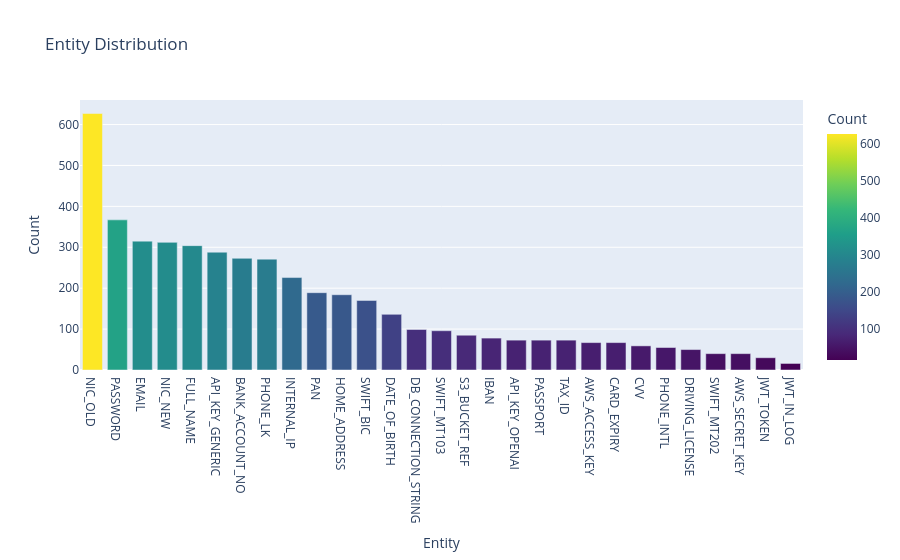

This figure's notebook cell:
### Markdown cell above
## Section 2 — Data & EDA
Load `synthetic_dataset.json`, map entities to broad categories, show class distribution.

### Code cell
import pandas as pd
import plotly.express as px
import json, os, re, math

# Candidates cover the notebook being launched with cwd = research/
# (the default when opened directly in VS Code/Jupyter — this file's own
# location), cwd = masking_engine/, or cwd = the project root.
_DATA_CANDIDATES = [
    '../data/synthetic_dataset.json',
    'data/synthetic_dataset.json',
    'masking_engine/data/synthetic_dataset.json',
    'masking_engine/research/../data/synthetic_dataset.json',
]
DATA_PATH = next((p for p in _DATA_CANDIDATES if os.path.exists(p)), None)
category_map = {
    'NIC_OLD':'PII','NIC_NEW':'PII','PASSPORT':'PII','DRIVING_LICENSE':'PII','TAX_ID':'PII',
    'FULL_NAME':'PII','DATE_OF_BIRTH':'PII','HOME_ADDRESS':'PII',
    'PHONE_LK':'Contact','PHONE_INTL':'Contact','EMAIL':'Contact',
    'PAN':'PCI','CVV':'PCI','CARD_EXPIRY':'PCI',
    'BANK_ACCOUNT_NO':'Financial','IBAN':'Financial','SWIFT_BIC':'Financial',
    'SWIFT_MT103':'Financial','SWIFT_MT202':'Financial',
    'API_KEY_OPENAI':'Secret','API_KEY_GENERIC':'Secret','JWT_TOKEN':'Secret',
    'PASSWORD':'Secret','PRIVATE_KEY':'Secret','JWT_IN_LOG':'Secret',
    'AWS_ACCESS_KEY':'Cloud','AWS_SECRET_KEY':'Cloud','S3_BUCKET_REF':'Cloud',
    'DB_CONNECTION_STRING':'Infra','INTERNAL_IP':'Infra'
}

if DATA_PATH is None:
    raise FileNotFoundError(
        'synthetic_dataset.json not found via any candidate path. '
        'Run this notebook from masking_engine/research/ (its own location) '
        'or the project root.'
    )
df = pd.read_json(DATA_PATH)
print(f'Loaded {len(df)} records from {DATA_PATH}')

df['broad_categories'] = df['entities'].apply(
    lambda ents: list(set(category_map.get(e, 'Other') for e in ents))
)
df['contains_sensitive'] = df['broad_categories'].apply(
    lambda x: 1 if any(c in ['Secret','PCI','PII','Cloud'] for c in x) else 0
)

print('Class balance:', df['contains_sensitive'].value_counts().to_dict())
print('Prompt types:', df['type'].value_counts().to_dict())

# EDA chart
all_ents = [e for row in df['entities'] for e in row]
ec = pd.Series(all_ents).value_counts().reset_index()
ec.columns = ['Entity','Count']
fig = px.bar(ec, x='Entity', y='Count', title='Entity Distribution', color='Count',
             color_continuous_scale='Viridis')
fig.show()

### Figure 1 — Plotly figure (JSON) as saved in the notebook; plotly's stock layout.template omitted (floating-point values rounded to 4 significant figures)
{"data": [{"hovertemplate": "Entity=%{x}<br>Count=%{marker.color}<extra></extra>", "legendgroup": "", "marker": {"color": [627, 367, 315, 312, 304, 288, 273, 271, 226, 189, 184, 170, 136, 99, 96, 85, 78, 73, 73, 73, 67, 67, 59, 55, 50, 40, 40, 30, 16], "coloraxis": "coloraxis", "pattern": {"shape": ""}}, "name": "", "orientation": "v", "showlegend": false, "textposition": "auto", "type": "bar", "x": ["NIC_OLD", "PASSWORD", "EMAIL", "NIC_NEW", "FULL_NAME", "API_KEY_GENERIC", "BANK_ACCOUNT_NO", "PHONE_LK", "INTERNAL_IP", "PAN", "HOME_ADDRESS", "SWIFT_BIC", "DATE_OF_BIRTH", "DB_CONNECTION_STRING", "SWIFT_MT103", "S3_BUCKET_REF", "IBAN", "API_KEY_OPENAI", "PASSPORT", "TAX_ID", "AWS_ACCESS_KEY", "CARD_EXPIRY", "CVV", "PHONE_INTL", "DRIVING_LICENSE", "SWIFT_MT202", "AWS_SECRET_KEY", "JWT_TOKEN", "JWT_IN_LOG"], "xaxis": "x", "y": [627, 367, 315, 312, 304, 288, 273, 271, 226, 189, 184, 170, 136, 99, 96, 85, 78, 73, 73, 73, 67, 67, 59, 55, 50, 40, 40, 30, 16], "yaxis": "y"}], "layout": {"barmode": "relative", "coloraxis": {"colorbar": {"title": {"text": "Count"}}, "colorscale": [[0.0, "#440154"], [0.1111, "#482878"], [0.2222, "#3e4989"], [0.3333, "#31688e"], [0.4444, "#26828e"], [0.5556, "#1f9e89"], [0.6667, "#35b779"], [0.7778, "#6ece58"], [0.8889, "#b5de2b"], [1.0, "#fde725"]]}, "legend": {"tracegroupgap": 0}, "title": {"text": "Entity Distribution"}, "xaxis": {"anchor": "y", "domain": [0.0, 1.0], "title": {"text": "Entity"}}, "yaxis": {"anchor": "x", "domain": [0.0, 1.0], "title": {"text": "Count"}}}}
